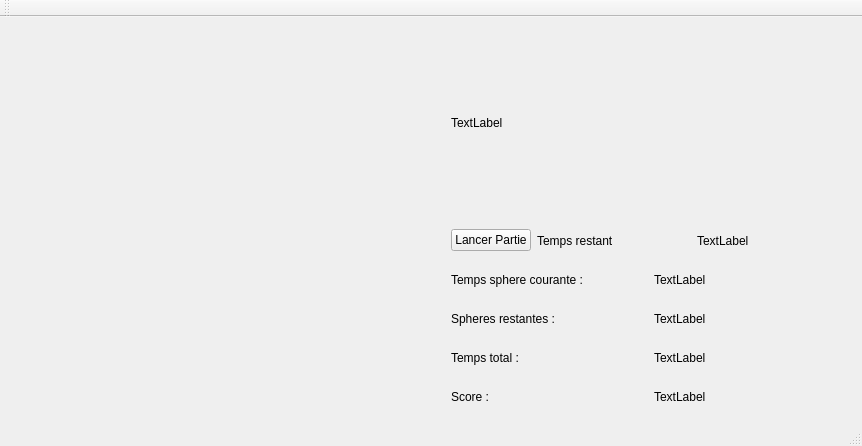
<?xml version="1.0" encoding="UTF-8"?>
<ui version="4.0">
 <class>MainWindow</class>
 <widget class="QMainWindow" name="MainWindow">
  <property name="geometry">
   <rect>
    <x>0</x>
    <y>0</y>
    <width>862</width>
    <height>446</height>
   </rect>
  </property>
  <property name="windowTitle">
   <string>MainWindow</string>
  </property>
  <widget class="QWidget" name="centralWidget">
   <layout class="QGridLayout" name="gridLayout">
    <item row="0" column="0" rowspan="2">
     <widget class="MyGLWidget" name="GLWidget" native="true">
      <property name="sizePolicy">
       <sizepolicy hsizetype="Preferred" vsizetype="Preferred">
        <horstretch>1</horstretch>
        <verstretch>0</verstretch>
       </sizepolicy>
      </property>
     </widget>
    </item>
    <item row="0" column="1">
     <widget class="QLabel" name="label">
      <property name="minimumSize">
       <size>
        <width>400</width>
        <height>0</height>
       </size>
      </property>
      <property name="text">
       <string>TextLabel</string>
      </property>
     </widget>
    </item>
    <item row="1" column="1">
     <layout class="QVBoxLayout" name="verticalLayout">
      <item>
       <layout class="QHBoxLayout" name="horizontalLayout_6">
        <item>
         <widget class="QPushButton" name="bouton_lancer">
          <property name="sizePolicy">
           <sizepolicy hsizetype="Fixed" vsizetype="Fixed">
            <horstretch>0</horstretch>
            <verstretch>0</verstretch>
           </sizepolicy>
          </property>
          <property name="text">
           <string>Lancer Partie</string>
          </property>
         </widget>
        </item>
        <item>
         <layout class="QHBoxLayout" name="horizontalLayout_5">
          <item>
           <widget class="QLabel" name="titre_temps_restant">
            <property name="text">
             <string>Temps restant</string>
            </property>
           </widget>
          </item>
          <item>
           <widget class="QLabel" name="label_temps_restant">
            <property name="text">
             <string>TextLabel</string>
            </property>
           </widget>
          </item>
         </layout>
        </item>
       </layout>
      </item>
      <item>
       <layout class="QHBoxLayout" name="horizontalLayout_4">
        <item>
         <widget class="QLabel" name="Titre_temps_cournat">
          <property name="text">
           <string>Temps sphere courante :</string>
          </property>
         </widget>
        </item>
        <item>
         <widget class="QLabel" name="label_temps_sphere_courante">
          <property name="text">
           <string>TextLabel</string>
          </property>
         </widget>
        </item>
       </layout>
      </item>
      <item>
       <layout class="QHBoxLayout" name="horizontalLayout">
        <item>
         <widget class="QLabel" name="Titre_spheres_restantes">
          <property name="text">
           <string>Spheres restantes : </string>
          </property>
         </widget>
        </item>
        <item>
         <widget class="QLabel" name="label_nb_spheres_restantes">
          <property name="text">
           <string>TextLabel</string>
          </property>
         </widget>
        </item>
       </layout>
      </item>
      <item>
       <layout class="QHBoxLayout" name="horizontalLayout_3">
        <item>
         <widget class="QLabel" name="titre_temps">
          <property name="text">
           <string>Temps total :</string>
          </property>
         </widget>
        </item>
        <item>
         <widget class="QLabel" name="label_time">
          <property name="text">
           <string>TextLabel</string>
          </property>
         </widget>
        </item>
       </layout>
      </item>
      <item>
       <layout class="QHBoxLayout" name="horizontalLayout_2">
        <item>
         <widget class="QLabel" name="titre_score">
          <property name="text">
           <string>Score :</string>
          </property>
         </widget>
        </item>
        <item>
         <widget class="QLabel" name="label_score">
          <property name="text">
           <string>TextLabel</string>
          </property>
         </widget>
        </item>
       </layout>
      </item>
     </layout>
    </item>
   </layout>
  </widget>
  <widget class="QMenuBar" name="menuBar">
   <property name="geometry">
    <rect>
     <x>0</x>
     <y>0</y>
     <width>862</width>
     <height>22</height>
    </rect>
   </property>
  </widget>
  <widget class="QToolBar" name="mainToolBar">
   <attribute name="toolBarArea">
    <enum>TopToolBarArea</enum>
   </attribute>
   <attribute name="toolBarBreak">
    <bool>false</bool>
   </attribute>
  </widget>
  <widget class="QStatusBar" name="statusBar"/>
 </widget>
 <layoutdefault spacing="6" margin="11"/>
 <customwidgets>
  <customwidget>
   <class>MyGLWidget</class>
   <extends>QWidget</extends>
   <header>myglwidget.h</header>
   <container>1</container>
   <slots>
    <slot>setXRotation(int)</slot>
    <slot>setZRotation(int)</slot>
    <slot>setYRotation(int)</slot>
   </slots>
  </customwidget>
 </customwidgets>
 <resources/>
 <connections/>
</ui>
